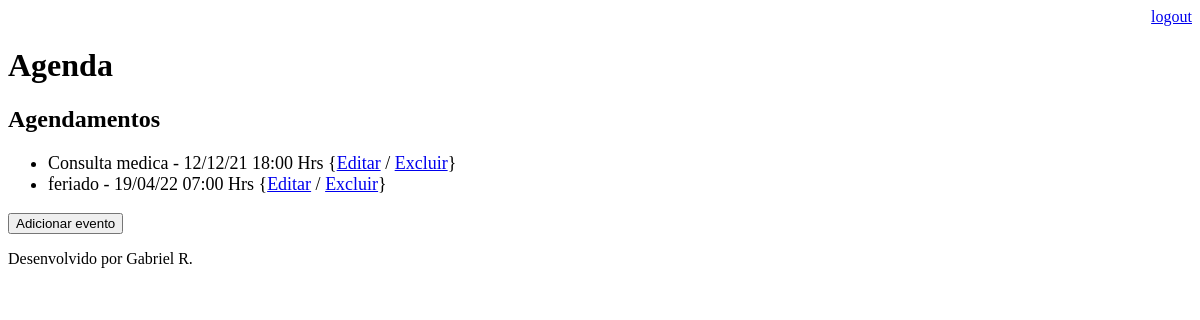
Page /agenda/ (signed in) on the earlier database version.
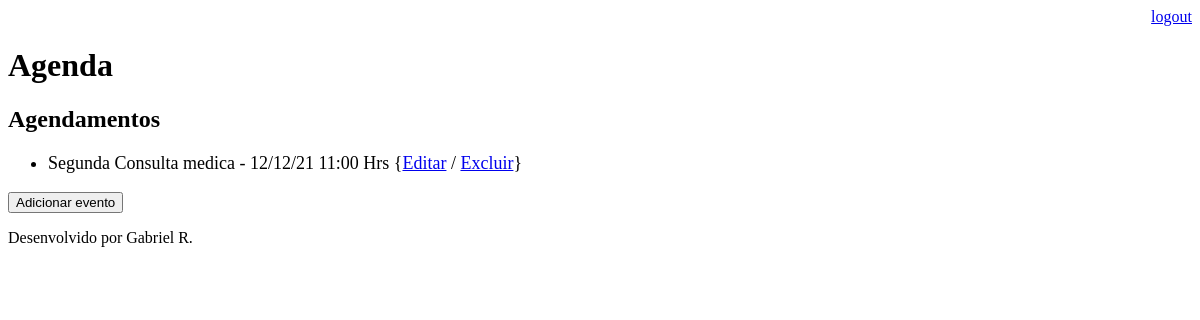
Same page on the later database version.
### core/models.py (models this page shows, shortened)
class Evento(models.Model):
    titulo = models.CharField(max_length=100)
    descricao = models.TextField(blank=True, null=True)
    data_evento = models.DateTimeField(verbose_name='Data do evento')
    data_criacao = models.DateTimeField(auto_now=True)
    usuario = models.ForeignKey(User, on_delete=models.CASCADE)
    class Meta:
        db_table = 'evento'
    def get_data_evento(self):
        return self.data_evento.strftime('%d/%m/%y %H:%M Hrs')
    def get_evento_atrasado(self):
        if self.data_evento < datetime.now():
            return True
        else:
            return False

### core/views.py (the view)
# urls.py: path('agenda/', views.lista_eventos),
@login_required(login_url='/login/')
def lista_eventos(request):
    usuario = request.user
    data_atual = datetime.now() - timedelta(hours=1)
    evento = Evento.objects.filter(usuario=usuario,
                                   data_evento__gt=data_atual)
    dados = {'eventos' :evento}
    return render(request, 'agenda.html', dados)

### templates/agenda.html (shortened to what this page needs)
{% extends "model-page.html" %}
{% block content %}
    <h2>Agendamentos</h2>
    <ul style="font-size: 18px">
    {% for evento in eventos %}
        <li>
            <div style=>
            {{ evento.titulo }} - {{ evento.get_data_evento }}
                {<a href="evento/?id={{ evento.id }}">Editar</a>
                / <a href="evento/delete/{{ evento.id }}/">Excluir</a>}
            </div>
        </li>
    {% endfor %}
    </ul>
    <a href="evento/">
    <button type="button">Adicionar evento</button>
    </a>
{% endblock %}

### templates/model-page.html
<!DOCTYPE html>
<html lang="en">
<head>
    {% include "model-header.html" %}
</head>
<body>
    {% block content %} {% endblock %}
    {% include "model-footer.html" %}
</body>
</html>

### templates/model-header.html (shortened to what this page needs)
    <div align="right">
        <a href="/logout">logout</a>
    </div>
        <h1>Agenda</h1>

### templates/model-footer.html
<p>Desenvolvido por Gabriel R. </p>

Differences in the rows shown:
removed Evento: titulo "feriado", get_data_evento "19/04/22 07:00 Hrs"
changed Evento: titulo "Consulta medica" → "Segunda Consulta medica"; get_data_evento "12/12/21 18:00 Hrs" → "12/12/21 11:00 Hrs"
